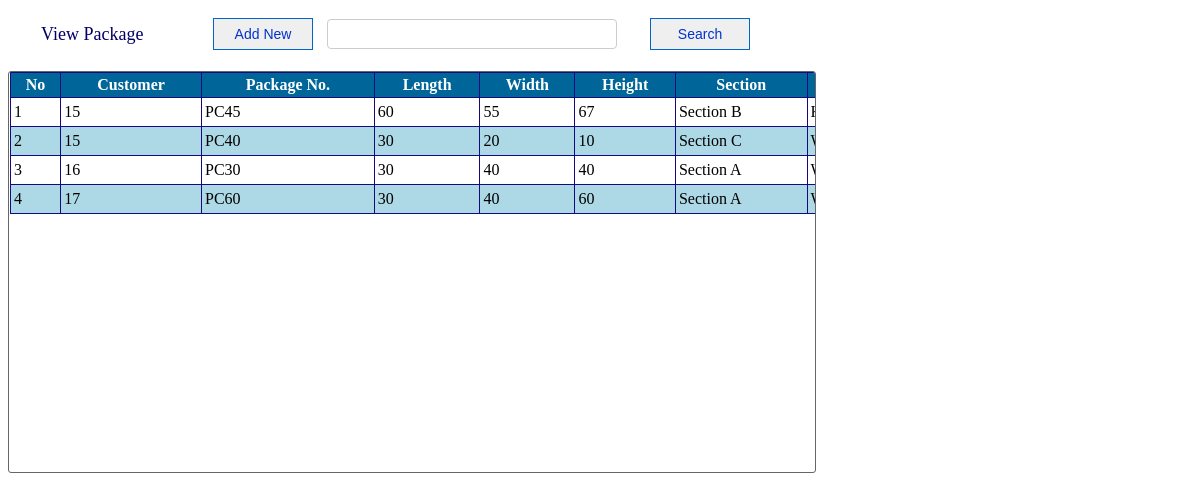
Screenshot of /cargo/View_Package.php with the database file from the repository.
### tables this page shows
CREATE TABLE `package_tbl` (
  `package_id` int(10) unsigned NOT NULL auto_increment,
  `stu_id` int(10) unsigned NOT NULL,
  `pack` varchar(30) NOT NULL,
  `plength` varchar(10) NOT NULL,
  `pwidth` varchar(100) NOT NULL,
  `pheight` varchar(100) NOT NULL,
  `psection` varchar(50) NOT NULL,
  `detail` varchar(100) NOT NULL,
  PRIMARY KEY  (`package_id`),
  KEY `stu_id` (`stu_id`)
);

### cargo/View_Package.php (the view, shortened to what this page needs)
<!DOCTYPE html PUBLIC "-//W3C//DTD XHTML 1.0 Transitional//EN" "http://www.w3.org/TR/xhtml1/DTD/xhtml1-transitional.dtd">
<html xmlns="http://www.w3.org/1999/xhtml">
<head>
<link rel="stylesheet" type="text/css" href="css/style_view.css" />
</head>
<body>
<div id="style_div" >
<form method="post">
<table width="755">
	<tr>
    	<td width="190px" style="font-size:18px; color:#006; text-indent:30px;">View Package</td>
        <td><a href="?tag=package_entry"><input type="button" title="Add new Package" name="butAdd" value="Add New" id="button-search" /></a></td>
        <td><input type="text" name="searchtxt" title="Enter name for search " class="search" autocomplete="off"/></td>
        <td style="float:right"><input type="submit" name="btnsearch" value="Search" id="button-search" title="Search Package" /></td>
    </tr>
</table>
</form>
</div>
<br />
<div id="content-input">
	 <table border="1" width="1050px" align="center" cellpadding="3" class="mytable" cellspacing="0">
        <tr>
            <th>No</th>
            <th>Customer</th>
            <th>Package No.</th>
            <th>Length</th>
            <th>Width</th>
            <th>Height</th>
            <th>Section</th>
            <th>Detail</th>
        </tr>
         <?php
		 $key="";
	if($key !="")
		$sql_sel=mysql_query("SElECT * FROM package_tbl WHERE stu_id  like '%$key%' or pack like '%$key%'");
	else
        $sql_sel=mysql_query("SELECT * FROM package_tbl");
    $i=0;
    while($row=mysql_fetch_array($sql_sel)){
    $i++;
    $color=($i%2==0)?"lightblue":"white";
    ?>
      <tr bgcolor="<?php echo $color?>">
            <td><?php echo $i;?></td>
            <td><?php echo $row['stu_id'];?></td>
            <td><?php echo $row['pack'];?></td>
            <td><?php echo $row['plength'];?></td>
            <td><?php echo $row['pwidth'];?></td>
            <td><?php echo $row['pheight'];?></td>
            <td><?php echo $row['psection'];?></td>
            <td><?php echo $row['detail'];?></td>
        </tr>
    <?php
    }
    ?>
    </table>
</div>
</body>
</html>

### cargo/css/style_view.css (style rules this page uses)
#style_div { height:auto; margin-top:15px; }
#content-input { width:805px; height:400px; border:1px solid #666; float:left; padding-left:1px; border-radius: 3px 3px 3px 3px; overflow: auto; }
#button-search { font-family:Arial, Helvetica, sans-serif; font-size:14px; width:100px; height:32px; float:right; margin-right:10px; repeat-x top center; border: 1px solid #06C; -moz-border-radius: 5px; color:#03C; }
.search { padding:4px; border:1px #CCC solid; border-radius: 4px 4px 4px 4px; -moz-border-radius: 8px; background:#FFF; color:#006; font-family:Arial, Helvetica, sans-serif; font-size:16px; width:280px; height:20px; float:left; }
.mytable { border-collapse:collapse; border:#036 1px solid; }
.mytable tr th { background:#069; border:#120A7E 1px solid; color:#FFF; font-family:"Times New Roman", Times, serif; }
.mytable tr td { font-family:"Times New Roman", Times, serif; border:#120A7E 1px solid; }

### rows the page displays
package_tbl: stu "15", pack "PC45", plength "60", pwidth "55", pheight "67", psection "Section B"
package_tbl: stu "15", pack "PC40", plength "30", pwidth "20", pheight "10", psection "Section C"
package_tbl: stu "16", pack "PC30", plength "30", pwidth "40", pheight "40", psection "Section A"
package_tbl: stu "17", pack "PC60", plength "30", pwidth "40", pheight "60", psection "Section A"
